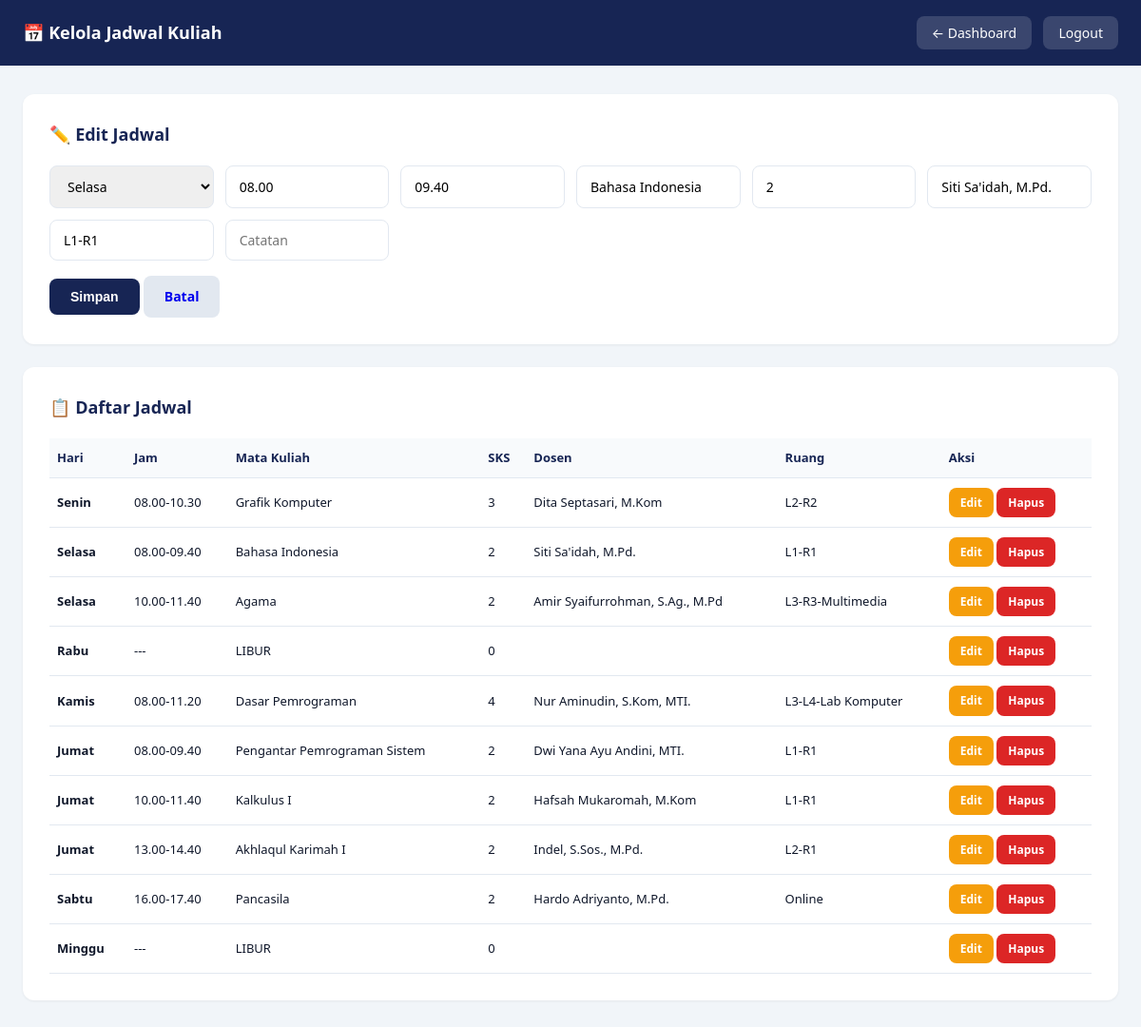
The page /admin/edit_jadwal.php?edit=2 (signed in) on the database its author committed.
### tables this page shows
CREATE TABLE jadwal (
    id INT AUTO_INCREMENT PRIMARY KEY,
    hari VARCHAR(10) NOT NULL,
    jam_mulai VARCHAR(10) NOT NULL,
    jam_selesai VARCHAR(10) NOT NULL,
    mata_kuliah VARCHAR(100) NOT NULL,
    sks INT DEFAULT 0,
    dosen VARCHAR(100) DEFAULT NULL,
    ruang VARCHAR(50) DEFAULT NULL,
    catatan VARCHAR(150) DEFAULT NULL,
    urutan INT DEFAULT 0
);

### config.php (called while the page is built, shortened)
<?php
function e($str) {
    return htmlspecialchars($str ?? '', ENT_QUOTES, 'UTF-8');
}
?>

### admin/edit_jadwal.php (the view, shortened to what this page needs)
<?php
require_once 'auth.php';
$edit = null;
if (isset($_GET['edit'])) {
    $edit = $conn->query("SELECT * FROM jadwal WHERE id=" . (int)$_GET['edit'])->fetch_assoc();
}
$list = $conn->query("SELECT * FROM jadwal ORDER BY FIELD(hari,'Senin','Selasa','Rabu','Kamis','Jumat','Sabtu','Minggu'), urutan ASC");
?>
<!DOCTYPE html>
<html lang="id">
<head>
    <link rel="stylesheet" href="../style.css">
</head>
<body>
    <div class="admin-header">
        <div class="container">
            <h1 style="font-size:18px;">📅 Kelola Jadwal Kuliah</h1>
            <div>
                <a href="dashboard.php">← Dashboard</a>
                <a href="logout.php">Logout</a>
            </div>
        </div>
    </div>
    <div class="container">
        <div class="card">
            <h2><?= $edit ? '✏️ Edit Jadwal' : '➕ Tambah Jadwal' ?></h2>
            <form method="POST">
                <div class="form-grid">
                    <select name="hari" required>
                        <?php foreach (['Senin','Selasa','Rabu','Kamis','Jumat','Sabtu','Minggu'] as $h): ?>
                            <option value="<?= $h ?>" <?= ($edit['hari'] ?? '') === $h ? 'selected' : '' ?>><?= $h ?></option>
                        <?php endforeach; ?>
                    </select>
                    <input type="text" name="jam_mulai" placeholder="Jam Mulai (cth: 08.00)" value="<?= e($edit['jam_mulai'] ?? '') ?>" required>
                    <input type="text" name="jam_selesai" placeholder="Jam Selesai" value="<?= e($edit['jam_selesai'] ?? '') ?>" required>
                    <input type="text" name="mata_kuliah" placeholder="Mata Kuliah" value="<?= e($edit['mata_kuliah'] ?? '') ?>" required>
                    <input type="number" name="sks" placeholder="SKS" value="<?= e($edit['sks'] ?? '') ?>" min="0">
                    <input type="text" name="dosen" placeholder="Dosen" value="<?= e($edit['dosen'] ?? '') ?>">
                    <input type="text" name="ruang" placeholder="Ruang" value="<?= e($edit['ruang'] ?? '') ?>">
                    <input type="text" name="catatan" placeholder="Catatan" value="<?= e($edit['catatan'] ?? '') ?>">
                </div>
                <div style="margin-top:16px;">
                    <button type="submit" class="btn btn-primary"><?= $edit ? 'Simpan' : 'Tambah' ?></button>
                    <?php if ($edit): ?><a href="edit_jadwal.php" class="btn" style="background:#e2e8f0;">Batal</a><?php endif; ?>
                </div>
            </form>
        </div>
        <div class="card">
            <h2>📋 Daftar Jadwal</h2>
            <table>
                <thead>
                    <tr><th>Hari</th><th>Jam</th><th>Mata Kuliah</th><th>SKS</th><th>Dosen</th><th>Ruang</th><th>Aksi</th></tr>
                </thead>
                <tbody>
                    <?php while ($j = $list->fetch_assoc()): ?>
                        <tr>
                            <td><strong><?= e($j['hari']) ?></strong></td>
                            <td><?= e($j['jam_mulai']) ?>-<?= e($j['jam_selesai']) ?></td>
                            <td><?= e($j['mata_kuliah']) ?></td>
                            <td><?= $j['sks'] ?></td>
                            <td><?= e($j['dosen']) ?></td>
                            <td><?= e($j['ruang']) ?></td>
                            <td class="actions">
                                <a href="?edit=<?= $j['id'] ?>" class="btn btn-sm btn-warning">Edit</a>
                                <a href="?hapus=<?= $j['id'] ?>" class="btn btn-sm btn-danger" onclick="return confirm('Hapus jadwal ini?')">Hapus</a>
                            </td>
                        </tr>
                    <?php endwhile; ?>
                </tbody>
            </table>
        </div>
    </div>
</body>
</html>

### style.css (style rules this page uses)
* { margin: 0; padding: 0; box-sizing: border-box; }
:root { --cyan: #00bcd4; --cyan-dark: #0097a7; --cyan-light: #e0f7fa; --navy: #172554; --dark: #0f172a; --white: #fff; --gray: #64748b; --gray-light: #f8fafc; --border: #e2e8f0; --red: #dc2626; --warning: #f59e0b; --radius: 10px; --transition: 0.3s ease; }
html { scroll-behavior: smooth; scroll-padding-top: 100px; }
body { font-family: "Segoe UI", system-ui, -apple-system, sans-serif; color: var(--dark); line-height: 1.6; background: var(--white); }
.container { max-width: 1200px; margin: 0 auto; padding: 0 24px; }

### admin/edit_jadwal.php (style rules this page uses)
body { background: #f1f5f9; padding-bottom: 40px; }
.admin-header { background: #172554; color: #fff; padding: 20px 0; margin-bottom: 30px; }
.admin-header .container { display: flex; justify-content: space-between; align-items: center; }
.admin-header a { color: #fff; text-decoration: none; background: rgba(255,255,255,0.15); padding: 8px 16px; border-radius: 8px; font-size: 14px; margin-left: 8px; }
.card { background: #fff; padding: 28px; border-radius: 12px; box-shadow: 0 1px 3px rgba(0,0,0,0.06); margin-bottom: 24px; }
.card h2 { color: #172554; margin-bottom: 18px; font-size: 18px; }
.form-grid { display: grid; grid-template-columns: repeat(auto-fit, minmax(160px, 1fr)); gap: 12px; }
.form-grid input, .form-grid select { padding: 11px 14px; border: 1.5px solid #e2e8f0; border-radius: 8px; font-size: 14px; font-family: inherit; width: 100%; }
.btn { padding: 11px 22px; border-radius: 8px; border: none; font-weight: 600; cursor: pointer; font-size: 14px; text-decoration: none; display: inline-block; }
.btn-primary { background: #172554; color: #fff; }
.btn-warning { background: #f59e0b; color: #fff; }
.btn-danger { background: #dc2626; color: #fff; }
.btn-sm { padding: 6px 12px; font-size: 12px; }
table { width: 100%; border-collapse: collapse; font-size: 13px; }
th, td { text-align: left; padding: 10px 8px; border-bottom: 1px solid #e2e8f0; }
th { background: #f8fafc; color: #172554; font-weight: 700; }

### rows shown on the page
jadwal: hari "Selasa", jam_mulai "08.00", jam_selesai "09.40", mata_kuliah "Bahasa Indonesia", sks "2", dosen "Siti Sa'idah, M.Pd.", ruang "L1-R1"
jadwal: hari "Senin", jam_mulai "08.00", jam_selesai "10.30", mata_kuliah "Grafik Komputer", sks "3", dosen "Dita Septasari, M.Kom", ruang "L2-R2"
jadwal: hari "Selasa", jam_mulai "10.00", jam_selesai "11.40", mata_kuliah "Agama", sks "2", dosen "Amir Syaifurrohman, S.Ag., M.Pd", ruang "L3-R3-Multimedia"
jadwal: hari "Rabu", jam_mulai "-", jam_selesai "-", mata_kuliah "LIBUR", sks "0"
jadwal: hari "Kamis", jam_mulai "08.00", jam_selesai "11.20", mata_kuliah "Dasar Pemrograman", sks "4", dosen "Nur Aminudin, S.Kom, MTI.", ruang "L3-L4-Lab Komputer"
jadwal: hari "Jumat", jam_mulai "08.00", jam_selesai "09.40", mata_kuliah "Pengantar Pemrograman Sistem", sks "2", dosen "Dwi Yana Ayu Andini, MTI.", ruang "L1-R1"
jadwal: hari "Jumat", jam_mulai "10.00", jam_selesai "11.40", mata_kuliah "Kalkulus I", sks "2", dosen "Hafsah Mukaromah, M.Kom", ruang "L1-R1"
jadwal: hari "Jumat", jam_mulai "13.00", jam_selesai "14.40", mata_kuliah "Akhlaqul Karimah I", sks "2", dosen "Indel, S.Sos., M.Pd.", ruang "L2-R1"
jadwal: hari "Sabtu", jam_mulai "16.00", jam_selesai "17.40", mata_kuliah "Pancasila", sks "2", dosen "Hardo Adriyanto, M.Pd.", ruang "Online"
jadwal: hari "Minggu", jam_mulai "-", jam_selesai "-", mata_kuliah "LIBUR", sks "0"
